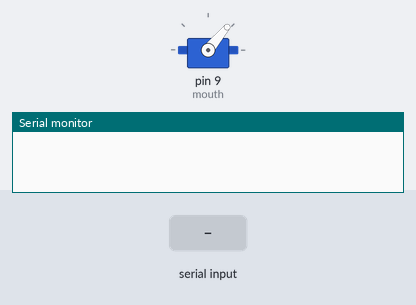
The sketch below on a simulated Arduino Uno, built with avr-gcc and run on an emulated ATmega328P. Shown: servo, the last lines printed to the serial monitor. The test bench sets the inputs (shaded band). Random numbers use the default seed unless the sketch sets one.

Above: at 1.2 s.
1.3 s: "90 45\n" received over Serial
At 1.85 s:
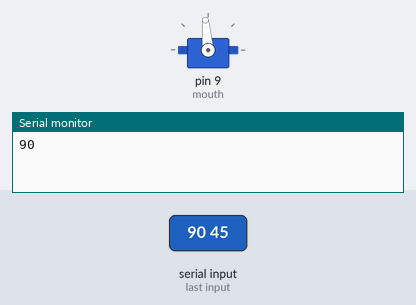
3.5 s: "talk\n" received over Serial
At 3.65 s:
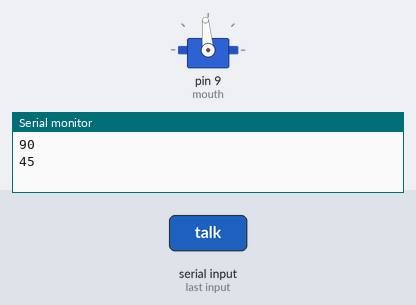
5.3 s: "number\n" received over Serial
6.8 s: "30 150\n" received over Serial
At 6.95 s:
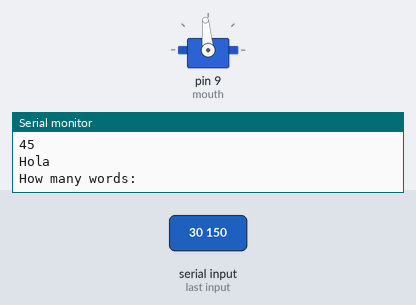
Timing chart, 0 to 10.8 s (numbered marks = the images above; inputs shaded):
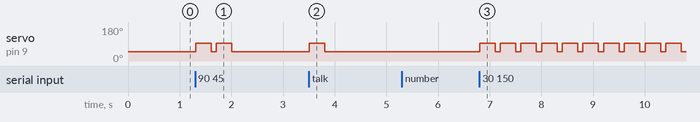

Measured:
- after the input at 1.3 s, servo on pin 9 (mouth): alternates 95° for 0.30 s and 50° for 0.10 s, 4 changes in all, then stays 50°, starting at once
- after the input at 3.5 s, servo on pin 9 (mouth): 50° → 95° at once, → 50° 0.30 s later
- after the input at 6.8 s, servo on pin 9 (mouth): alternates 95° for 0.30 s and 50° for 0.10 s, starting at once

The sketch:

mouth1.1.ino
```cpp
#include <Servo.h>

Servo mouth;

void setup() {
  Serial.begin(9600);
  mouth.attach(9);
  mouth.write(50);
}

void talk(String sentence ="") {
  //int words=1;
    String word ="";
   for(int i = 0; i<sentence.length(); i++)
   {

    word+=sentence[i];

    if(sentence[i]==' ')
    {

      mouth.write(95);
      delay(150);
      Serial.println(word);
      delay(150);
      mouth.write(50);
      delay(100);

      /*****************
      for (int pos = 30; pos < 75; pos += 1) {
        mouth.write(pos);
        delay(5);
      }

      for (int pos = 75; pos > 30; pos += -1) {
        mouth.write(pos);
        delay(10);
    }
    Serial.println(word);
    ***************/
    word="";
      //words++;
    }

   }
     // Print the last word (if any)
  if (word.length() > 0) {
      mouth.write(95);
      delay(150);
      Serial.println(word);
      delay(150);
      mouth.write(50);
      delay(100);
      }
        /*///////////////////////////
      for (int pos = 75; pos > 30; pos += -1) {
        mouth.write(pos);
        delay(10);
    }

    Serial.println(word);
    */////////////////////
  }

   /*************
  while(words!=0)
  {

  for (int pos = 30; pos < 80; pos += 1) {
    mouth.write(pos);
    delay(5);
  }

  for (int pos = 80; pos > 30; pos += -1) {
    mouth.write(pos);
    delay(10);
  }
   words+=-1;
  }
*****************/
//}


void processCommand(String command) {
  // String lowercaseCommand = command.toLowerCase();
  if (command.equals("talk")) {
    int randomNum= random(0, 4);
    String word = "";
    switch (randomNum){
      case 0:
          word="Hello";
          break;
      case 1:
          word="Deadpool";
          break;
      case 2:
          word="Father";
          break;
      case 3:
          word="Hola";
          break;
      default:
          word="default";
    }
    talk(word);
  }

  else if (command.equals("number")) {
    Serial.println("How many words: ");
    while (!Serial.available()) {
      // Wait for user input
    }

    int words = Serial.parseInt();
    //String strWords= String(words);
    for(int i =words; i>0; i--)
    {
      String strWords = String(i);

    talk( strWords +" ");

    }
    //Serial.println("Received integer: " + String(words));

    // Clear the buffer
    while (Serial.available() > 0) {
      Serial.read();
    }
  }
  else
  {

      talk(command);


  }
  // Add more cases for other commands if needed
}

void serialCommand() {
  if (Serial.available() > 0) {
    String inputString = Serial.readStringUntil('\n'); // Read until newline character
    processCommand(inputString);
  }
}

void loop() {
  serialCommand();
}
```
